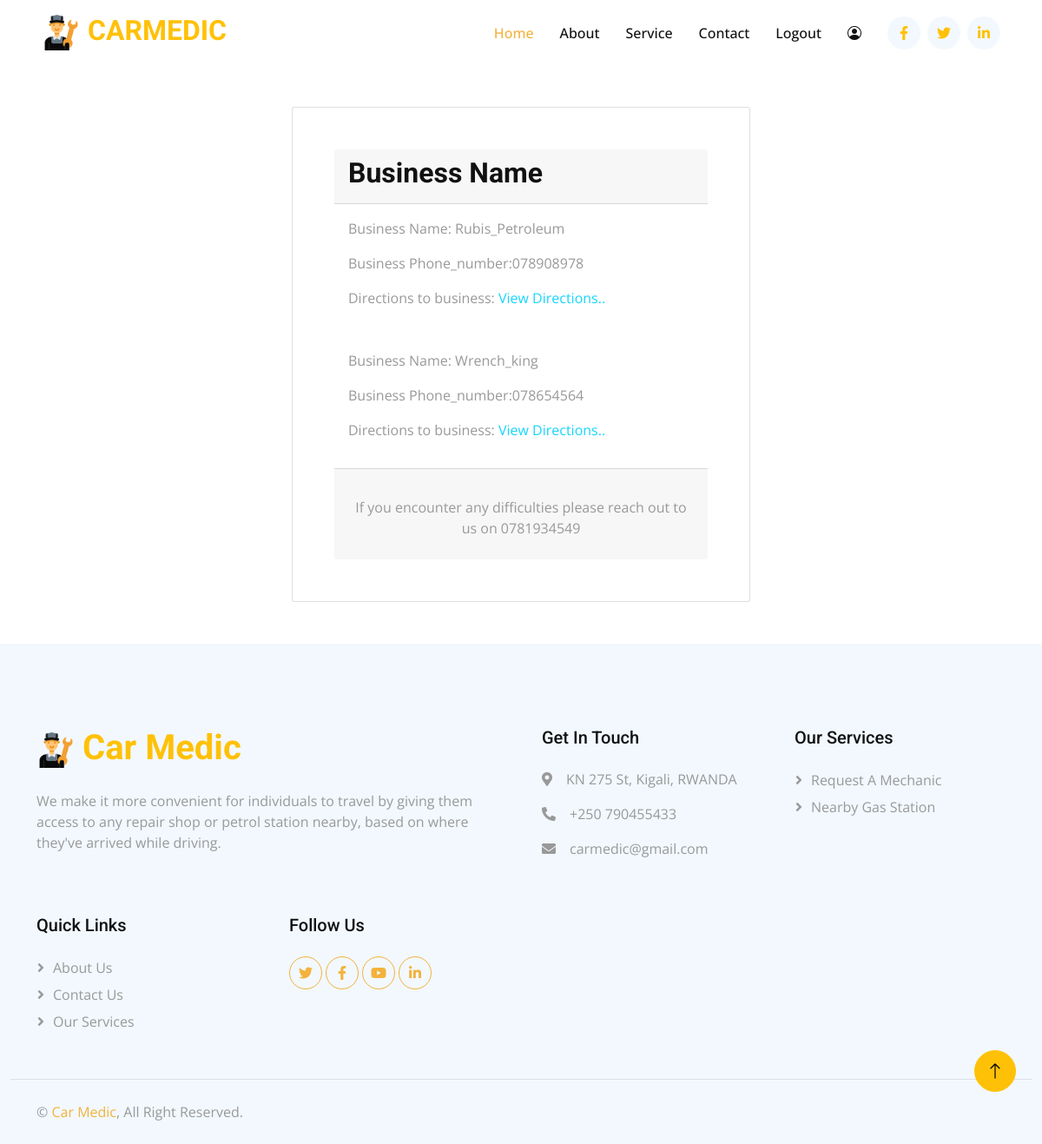
Screenshot of /request_details/ (signed in) with the database file from the repository.
### car_medic/models.py (models this page shows)
class Business_owner(models.Model):
    user = models.OneToOneField(
        User, on_delete=models.CASCADE, primary_key=True)
    phone_number = models.CharField(max_length=10)
    business_type = models.CharField(max_length=40, null=True)
    city = models.CharField(max_length=200, null=True)
    district = models.CharField(max_length=200, null=True)
    sector = models.CharField(max_length=200, null=True)
    latitude = models.FloatField(default=0, null=True)
    longitude = models.FloatField(default=0, null=True)
    def __str__(self):
        return self.user.first_name

class User(AbstractUser):
    is_customer = models.BooleanField(default=False)
    is_business = models.BooleanField(default=False)
    first_name = models.CharField(max_length=100)
    last_name = models.CharField(max_length=100)

### car_medic/views.py (the view)
# urls.py: path("request_details/", views.request_det, name="req_details"),
@login_required(login_url='login')
def request_det(request):
    bus_list = Business_owner.objects.all()
    print(bus_list)
    context = {'bus_info': bus_list, }
    return render(request, "request_details.html", context)

### car_medic/templates/request_details.html (shortened to what this page needs)
{% load static %}
<!DOCTYPE html>
<html lang="en">
<head>
    <link
            href="https://cdnjs.cloudflare.com/ajax/libs/font-awesome/5.10.0/css/all.min.css"
            rel="stylesheet"
    />
    <link
            href="https://cdn.jsdelivr.net/npm/bootstrap-icons@1.4.1/font/bootstrap-icons.css"
            rel="stylesheet"
    />
    <link href="{% static 'lib/animate/animate.min.css' %}" rel="stylesheet"/>
    <link
            href="{% static 'lib/owlcarousel/assets/owl.carousel.min.css' %}"
            rel="stylesheet"
    />
    <link href="{% static 'css/bootstrap.min.css'%}" rel="stylesheet"/>
    <link href="{% static 'css/style.css' %}" rel="stylesheet"/>
</head>
<body>
<nav
        class="navbar navbar-expand-lg bg-white navbar-light sticky-top p-0 px-4 px-lg-5"
>
    <a class="navbar-brand d-flex align-items-center" href="index.html">
        <h2 class="m-0 text-warning">
            <img
                    alt="logo"
                    class="img-fluid me-2"
                    src="{% static 'img/logo-1.png' %}"
                    style="width: 45px"
            />CARMEDIC
        </h2>
    </a>
    <div class="collapse navbar-collapse" id="navbarCollapse">
        <div class="navbar-nav ms-auto py-4 py-lg-0">
            <a class="nav-item nav-link active" href="{% url 'home' %}">Home</a>
            <a class="nav-item nav-link" href="#about">About</a>
            <a class="nav-item nav-link" href="#service">Service</a>
            <a class="nav-item nav-link" href="{% url 'contact' %}">Contact</a>
            {% if user.is_authenticated %}
            <a class="nav-item nav-link" href="{% url 'logout' %}">Logout</a>
            <div class="nav-item nav-link p-0 mt-4 my-2">
                <div class="btn-group">
                    <i class="bi bi-person-circle"></i>
                </div>
            </div>
            {% endif %}
        </div>
        <div class="h-100 d-lg-inline-flex align-items-center d-none">
            <a
                    class="btn btn-square rounded-circle bg-light text-warning me-2"
                    href=""
            ><i class="fab fa-facebook-f"></i
            ></a>
            <a
                    class="btn btn-square rounded-circle bg-light text-warning me-2"
                    href=""
            ><i class="fab fa-twitter"></i
            ></a>
            <a
                    class="btn btn-square rounded-circle bg-light text-warning me-0"
                    href=""
            ><i class="fab fa-linkedin-in"></i
            ></a>
        </div>
    </div>
</nav>
<section class="m-5">
  <div class="container">
    <div class="row">
      <div class="col-md-6 mx-auto">
        <div class="card p-5">
          <div class="card-header text-black">
            <h2>Business Name</h2>
          </div>
          {% for info in bus_info %}
          <div class="card-body">
              <p>Business Name: <span class="font-weight-bold">{{ info.user }}</span></p>
              <p>Business Phone_number:<span class="font-weight-bold">{{ info.phone_number }}</span></p>
              <p>Directions to business:  <span> <a href="{% url 'map' %}">View Directions..</a></span></p>
           </div>
          {% endfor %}
            <div class="card-footer">
                <p class="text-center text-bold pt-4">If you encounter any difficulties please reach out to us on 0781934549</p>
            </div>
              </div>
          </div>
        </div>
      </div>
</section>
<div
        class="container-fluid bg-light footer mt-5 pt-5 wow fadeIn"
        data-wow-delay="0.1s"
>
    <div class="container py-5">
        <div class="row g-5">
            <div class="col-md-6">
                <h1 class="text-warning mb-4">
                    <img
                            alt=""
                            class="img-fluid me-2"
                            src="img/logo-1.png"
                            style="width: 45px"
                    />Car Medic
                </h1>
                <span
                > We make it more convenient for individuals to travel by giving
             them access to any repair shop or petrol station nearby, based on
             where they've arrived while driving.</span
                >
            </div>
            <div class="col-lg-3 col-md-6">
                <h5 class="mb-4">Get In Touch</h5>
                <p>
                    <i class="fa fa-map-marker-alt me-3"></i>KN 275 St, Kigali, RWANDA
                </p>
                <p><i class="fa fa-phone-alt me-3"></i>+250 790455433</p>
                <p><i class="fa fa-envelope me-3"></i>carmedic@gmail.com</p>
            </div>
            <div class="col-lg-3 col-md-6">
                <h5 class="mb-4">Our Services</h5>
                <a class="btn btn-link" href="">Request a mechanic</a>
                <a class="btn btn-link" href="">Nearby gas station</a>
            </div>
            <div class="col-lg-3 col-md-6">
                <h5 class="mb-4">Quick Links</h5>
                <a class="btn btn-link" href="{% url 'home' %}">About Us</a>
                <a class="btn btn-link" href="{% url 'contact' %}">Contact Us</a>
                <a class="btn btn-link" href="{% url 'home' %}">Our Services</a>
            </div>
            <div class="col-lg-3 col-md-6">
                <h5 class="mb-4">Follow Us</h5>
                <div class="d-flex">
                    <a class="btn btn-square rounded-circle me-1" href=""
                    ><i class="fab fa-twitter"></i
                    ></a>
                    <a class="btn btn-square rounded-circle me-1" href=""
                    ><i class="fab fa-facebook-f"></i
                    ></a>
                    <a class="btn btn-square rounded-circle me-1" href=""
                    ><i class="fab fa-youtube"></i
                    ></a>
                    <a class="btn btn-square rounded-circle me-1" href=""
                    ><i class="fab fa-linkedin-in"></i
                    ></a>
                </div>
            </div>
        </div>
    </div>
    <div class="container-fluid copyright">
        <div class="container">
            <div class="row">
                <div class="col-md-6 text-center text-md-start mb-3 mb-md-0">
                    &copy; <a href="#">Car Medic</a>, All Right Reserved.
                </div>
            </div>
        </div>
    </div>
</div>
<a
        class="btn btn-lg btn-warning btn-lg-square rounded-circle back-to-top"
        href="#"
><i class="bi bi-arrow-up"></i
></a>
</body>
</html>

### car_medic/static/css/style.css (style rules this page uses)
:root { --primary: #f3b23b; --secondary: #999999; --light: #F2F8FE; --dark: #111111; }
.back-to-top { position: fixed; display: none; right: 30px; bottom: 60px; z-index: 99; }
h4, h5, h6, .h4, .h5, .h6 { font-weight: 500 !important; }
.btn { font-weight: 500; transition: .5s; }
.btn-square { width: 38px; height: 38px; }
.btn-lg-square { width: 48px; height: 48px; }
.btn-square, .btn-sm-square, .btn-lg-square { padding: 0; display: flex; align-items: center; justify-content: center; font-weight: normal; }
.navbar.sticky-top { top: -100px; transition: .5s; }
.navbar .navbar-brand { height: 75px; }
.navbar .navbar-nav .nav-link { margin-right: 30px; padding: 25px 0; color: var(--dark); font-weight: 500; outline: none; }
.navbar .navbar-nav .nav-link:hover, .navbar .navbar-nav .nav-link.active { color: var(--primary); }
.footer .btn.btn-link { display: block; margin-bottom: 5px; padding: 0; text-align: left; color: var(--secondary); font-weight: normal; text-transform: capitalize; transition: .3s; }
.footer .btn.btn-link::before { position: relative; content: "\f105"; font-family: "Font Awesome 5 Free"; font-weight: 900; color: var(--secondary); margin-right: 10px; }
.footer .btn.btn-square { color: var(--primary); border: 1px solid var(--primary); }
.footer .copyright { padding: 25px 0; border-top: 1px solid rgba(17, 17, 17, .1); }
.footer .copyright a { color: var(--primary); }

### rows the page displays
Business_owner: user "Rubis_Petroleum", phone_number "078908978"
Business_owner: user "Wrench_king", phone_number "078654564"
